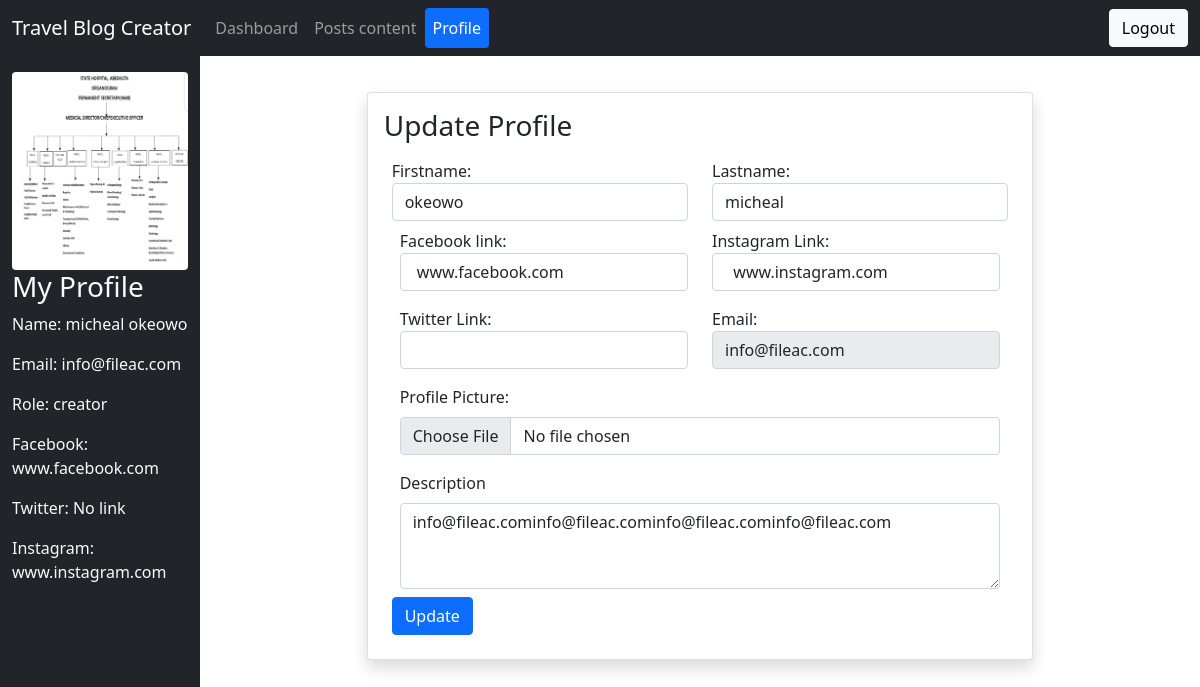
/updateprofile.php (signed in), run on the app's committed database.
### tables this page shows
CREATE TABLE IF NOT EXISTS `authusers` (
  `firstname` varchar(255) NOT NULL,
  `lastname` varchar(255) NOT NULL,
  `email` varchar(255) NOT NULL,
  `password` varchar(255) NOT NULL,
  `role` varchar(25) NOT NULL DEFAULT 'creator',
  `description` text,
  `status` varchar(25) NOT NULL DEFAULT 'active',
  `userid` int(11) NOT NULL AUTO_INCREMENT,
  `created` timestamp NOT NULL DEFAULT CURRENT_TIMESTAMP,
  `picture` varchar(255) NOT NULL DEFAULT ' http://localhost/travelblog/img/avatar.jpg',
  `facebook` varchar(255) DEFAULT ' ',
  `instagram` varchar(255) DEFAULT ' ',
  `twitter` varchar(255) DEFAULT ' ',
  PRIMARY KEY (`userid`),
  UNIQUE KEY `password` (`password`),
  UNIQUE KEY `email` (`email`)
);

### updateprofile.php (the view, shortened to what this page needs)
<?php
require_once('connection.php');
$creator_id=$_SESSION['user_id'];
$result = mysqli_query($conn, "SELECT * FROM authusers WHERE userid = $creator_id");
        $userobj = mysqli_fetch_assoc($result);
?>
<!DOCTYPE html>
<html>
<head>
    <link rel="stylesheet" href="bootstrap-5.0.2-dist/css/bootstrap.min.css">
</head>
<body>
<nav class="navbar navbar-expand-sm bg-dark navbar-dark nav-pills nav-fill">
<div class="container-fluid">
  <a class="navbar-brand" href="#">Travel Blog Creator </a>
  <div class="collapse navbar-collapse">
  <ul class="navbar-nav me-auto mb-2 mb-lg-0">
    <li class="nav-item">
      <a class="nav-link " href="dashboard.php">Dashboard</a>
    </li>
    <li class="nav-item">
      <a class="nav-link" href="createcontent.php">Posts content</a>
    </li>
    <li class="nav-item">
      <a class="nav-link active" href="updateprofile.php">Profile</a>
    </li>
  </ul>
  <div class="d-flex">
    <a href="logout.php" class="btn btn-light">Logout</a>
  </div>
  </div>
</div>
</nav>
    <div class="container-fluid">
        <div class="row">
            <div class="col-md-2 bg-dark text-light pt-3" style="min-height:100vh">
                <div class="sidebar-sticky">
                <img src="<?php echo $userobj['picture']?>" class="rounded mx-auto d-block" alt="..." style="max-width:100%;max height:20vh">
                <h3>My Profile</h3>
      <p>Name: <?php echo $userobj['lastname'] .' '. $userobj['firstname']?></p>
      <p>Email: <?php echo $userobj['email']?></p>
      <p>Role: <?php echo $userobj['role']?></p><p>Facebook: <?php if($userobj['facebook'] != '' & $userobj['facebook'] != ' '){echo $userobj['facebook'];}else{ echo 'No link';}?></p>
      <p>Twitter: <?php if($userobj['twitter'] != '' & $userobj['twitter'] != ' '){echo $userobj['twitter'];}else{ echo 'No link';}?></p>
      <p>Instagram: <?php if($userobj['instagram'] != '' & $userobj['instagram'] != ' '){echo $userobj['instagram'];}else{ echo 'No link';}?></p>
     </div>
            </div>
            <div class="col-md-10 mt-3">
 <div class="row pt-3">
    <div class="col-8 m-auto card shadow p-3">
      <h3>Update Profile</h3>
      <form action="updatecreatorprofile.php" method="POST" enctype="multipart/form-data">
      <div class="form-group p-2">
      <div class="row">
  <div class="col">
  <label for="title">Firstname:</label>
    <input required type="text" class="form-control" placeholder="First name" aria-label="First name" value="<?php echo $userobj['firstname']?>" name="firstname">
  </div>
  <div class="col">
  <label for="title">Lastname:</label>
    <input required type="text" class="form-control" placeholder="Last name" aria-label="Last name" value="<?php echo $userobj['lastname']?>" name="lastname">
  </div>
</div>
      <div class="form-group p-2">
      <div class="row">
  <div class="col">
  <label for="title">Facebook link:</label>
    <input type="text" class="form-control" placeholder="Facebook link" aria-label="Facebook link" value="<?php echo $userobj['facebook']?>" name="facebook">
  </div>
  <div class="col">
  <label for="title">Instagram Link:</label>
    <input type="text" class="form-control" placeholder="Instagram Link" aria-label="Instagram Link" value="<?php echo $userobj['instagram']?>" name="instagram">
  </div>
</div>
        </div>
        <div class="form-group p-2">
      <div class="row">
  <div class="col">
  <label for="title">Twitter Link:</label>
    <input type="text" class="form-control" placeholder="Twitter Link" aria-label="Twitter Link" name="twitter" value="<?php echo $userobj['twitter']?>">
  </div>
  <div class="col">
  <label for="title">Email:</label>
    <input required type="email" class="form-control" placeholder="Email" aria-label="Email" name="email" value="<?php echo $userobj['email']?>" disabled>
  </div>
</div>
        </div>
        <div class="form-group p-2">
          <label for="fore_image" class="form-label">Profile Picture:</label>
          <input type="file" class="form-control" id="fore_image" name="picture" accept="image/*">
        </div>
        <div>
        <div class="form-group p-2">
  <label for="exampleFormControlTextarea1" class="form-label">Description</label>
  <textarea class="form-control" id="exampleFormControlTextarea1" rows="3" name="description"><?php echo $userobj['description']?></textarea>
</div>
        </div>
      <button type="submit" class="btn btn-primary">Update</button>
      </form>
    </div>
  </div>
</div>
        </div>
    </div>
</body>
</html>

### data on the page
authusers: picture (picture), lastname "micheal", firstname "okeowo", email "info@fileac.com", role "creator", facebook "www.facebook.com", instagram "www.instagram.com", description "info@fileac.cominfo@fileac.cominfo@fileac.cominfo@fileac.com"
